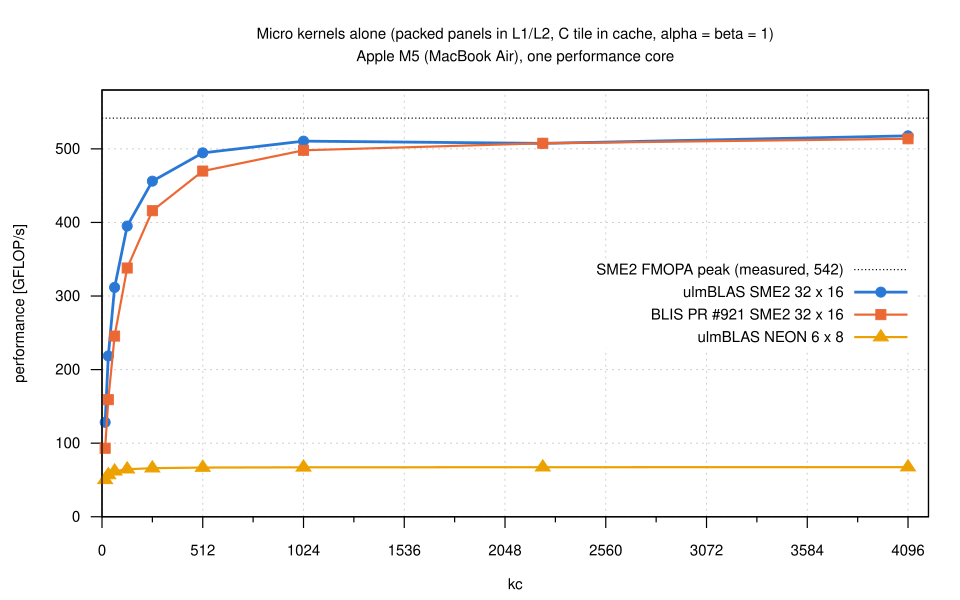

Write the gnuplot code that produced this figure.
load "_style.gp"
set output "ukernel.svg"
set title "Micro kernels alone (packed panels in L1/L2, C tile in cache, alpha = beta = 1)\nApple M5 (MacBook Air), one performance core"
set xlabel "kc"
set ylabel "performance [GFLOP/s]"
set xrange [0:4200]
set yrange [0:580]
set xtics 0, 512, 4096
set mxtics 2
set key inside right center vertical nobox
plot PEAK_max with lines ls 9 title sprintf("SME2 FMOPA peak (measured, %.0f)", PEAK_max), \
     S."ukernel_kc.csv" using "case":"sme"      with linespoints ls 1 title "ulmBLAS SME2 32 x 16", \
     ""                 using "case":"blis_sme" with linespoints ls 2 title "BLIS PR #921 SME2 32 x 16", \
     ""                 using "case":"neon"     with linespoints ls 4 title "ulmBLAS NEON 6 x 8"
